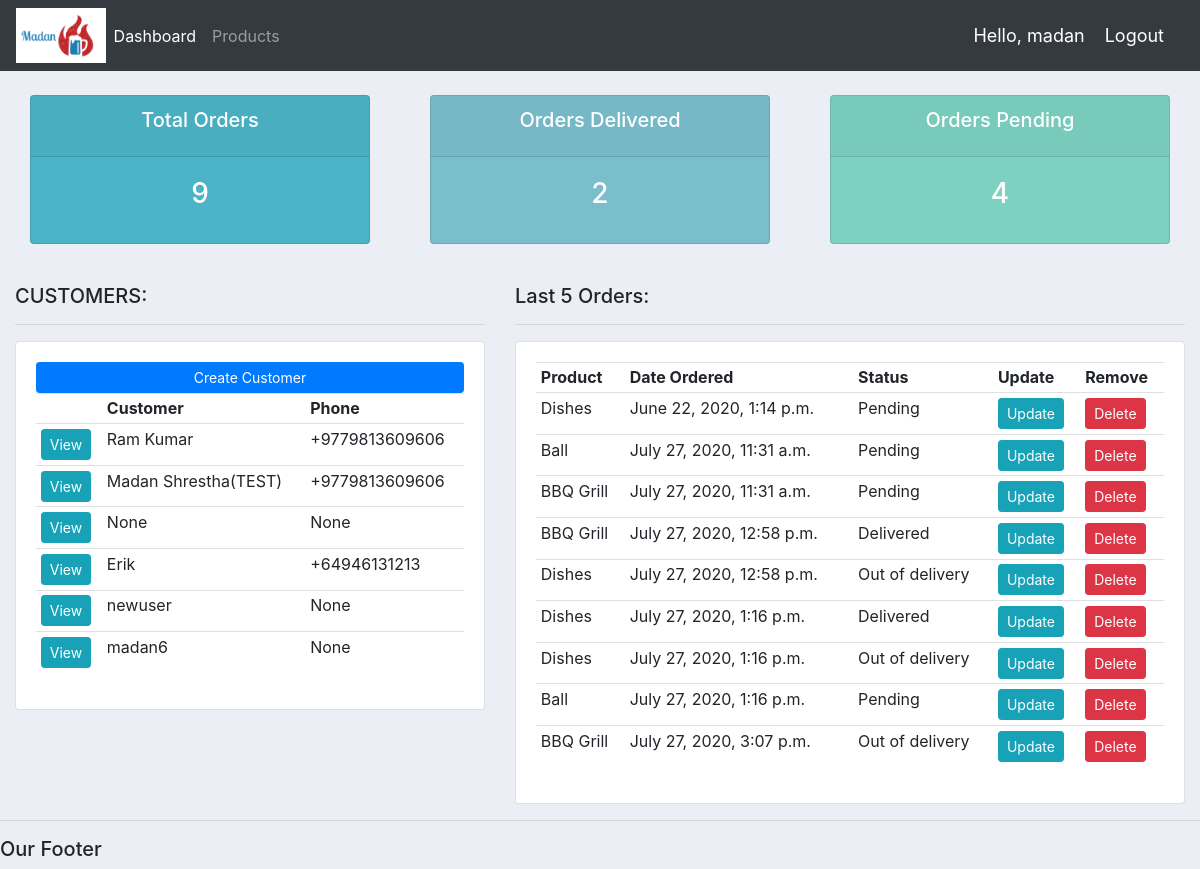
The app's page / (signed in) with its own data.
### accounts/models.py (models this page shows, shortened)
class Customer(models.Model):
    user = models.OneToOneField(User, null=True, blank=True, on_delete=models.CASCADE)
    name = models.CharField(max_length=200, null=True)
    phone = models.CharField(max_length=200, null=True)
    email = models.CharField(max_length=200, null=True)
    profile_pic = models.ImageField(default='profile2.png', null=True, blank=True)
    date_created = models.DateTimeField(auto_now_add=True, null=True)

class Order(models.Model):
    STATUS = (
        ('Pending', 'Pending'),
        ('Out of delivery', 'Out of delivery'),
        ('Delivered', 'Delivered'),
    )
    customer = models.ForeignKey(Customer, null=True, on_delete=models.SET_NULL)
    product = models.ForeignKey(Product, null=True, on_delete=models.SET_NULL)
    date_created = models.DateTimeField(auto_now_add=True, null=True)
    status = models.CharField(max_length=200, null=True, choices=STATUS)
    note = models.CharField(max_length=100, null=True)

class Product(models.Model):
    CATEGORY = (
        ('Indoor', 'Indoor'),
        ('Out Door', 'Out Door'),
    )
    name = models.CharField(max_length=200, null=True)
    price = models.FloatField(null=True)
    category = models.CharField(max_length=200, null=True, choices=CATEGORY)
    description = models.CharField(max_length=200, null=True, blank=True)
    date_created = models.DateTimeField(auto_now_add=True, null=True)
    tags = models.ManyToManyField(Tag)
    def __str__(self):
        return self.name

### accounts/decoraters.py (the view)
    def wrapper_function(request, *args, **kwargs):
        group = None
        if request.user.groups.exists():
            group = request.user.groups.all()[0].name
        if group == 'customer':
            return redirect('user-page')
        if group == 'admin':
            return view_func(request, *args, **kwargs)

### accounts/decoraters.py (called while the page is built)
def admin_only(view_func):
    def wrapper_function(request, *args, **kwargs):
        group = None
        if request.user.groups.exists():
            group = request.user.groups.all()[0].name
        if group == 'customer':
            return redirect('user-page')
        if group == 'admin':
            return view_func(request, *args, **kwargs)
    return wrapper_function

### accounts/views.py (called while the page is built)
@login_required(login_url='login')
@admin_only
def home(request):
    orders = Order.objects.all()
    customers = Customer.objects.all()
    total_customers = customers.count()
    total_orders = orders.count()
    delivered = orders.filter(status='Delivered').count()
    pending = orders.filter(status='Pending').count()
    context = {'orders': orders, 'customers': customers,
               'total_orders': total_orders, 'delivered': delivered,
               'pending': pending}
    return render(request, 'accounts/dashboard.html', context)

### accounts/templates/accounts/dashboard.html
{% extends 'accounts/main.html' %}
{% block content %}
{% include 'accounts/status.html' %}
<br>
<div class="container-fluid">
    <div class="row">
        <div class="col-md-5">
            <h5>CUSTOMERS:</h5>
            <hr>
            <div class="card card-body">
                <a href="" class="btn btn-primary btn-sm btn-block">
                    Create Customer
                </a>
                <table class="table table-sm">
                    <tr>
                        <th></th>
                        <th>Customer</th>
                        <th>Phone</th>
                    </tr>
                    {% for customer in customers %}
                    <tr>
                        <td><a class="btn btn-sm btn-info" href="{% url 'customer' customer.id %}">View</a></td>
                        <td>{{customer.name}}</td>
                        <td>{{customer.phone}}</td>
                    </tr>
                    {% endfor %}
                </table>
            </div>
        </div>
        <div class="col-md-7">
            <h5>Last 5 Orders:</h5>
            <hr>
            <div class="card card-body">
                <table class="table table-sm">
                    <tr>
                        <th>Product</th>
                        <th>Date Ordered</th>
                        <th>Status</th>
                        <th>Update</th>
                        <th>Remove</th>
                    </tr>
                    {% for order in orders %}
                    <tr>
                        <td>{{order.product}}</td>
                        <td>{{order.date_created}}</td>
                        <td>{{order.status}}</td>
                        <td><a href="{% url 'update_order' order.id %}" class="btn btn-sm btn-info">Update</a></td>
                        <td><a href="{% url 'delete_order' order.id %}" class="btn btn-sm btn-danger">Delete</a></td>
                    </tr>
                    {% endfor %}
                </table>
            </div>
        </div>
    </div>
</div>
{% endblock %}

### accounts/templates/accounts/navbar.html (shortened to what this page needs)
{% load static %}
<nav class="navbar navbar-expand-lg navbar-dark bg-dark">
    <img src="{% static '/images/logo.png' %}" height="55px">
    <div class="collapse navbar-collapse" id="navbarNav">
        <ul class="navbar-nav">
            {% if request.user.is_staff %}
            <li class="nav-item active">
                <a class="nav-link" href="{% url 'home' %}">Dashboard</a>
            </li>
            <li class="nav-item">
                <a class="nav-link" href="{% url 'products' %}">Products</a>
            </li>
            {% else %}
            <li class="nav-item">
                <a class="nav-link" href="{% url 'account' %}">Settings</a>
            </li>
            {% endif %}
        </ul>
    </div>
    <span class="hello-msg">Hello, {{request.user}}</span>
    <span><a class="hello-msg" href="{% url 'logout' %}">Logout</a></span>
</nav>

### static/css/main.css (style rules this page uses)
body { background-color:#ebeff5; }

### accounts/templates/accounts/navbar.html (style rules this page uses)
.hello-msg { font-size:18px; color:#fff; margin-right: 20px; }

### records on screen
Customer: name "Ram Kumar", phone "+9779813609606"
Customer: name "Madan Shrestha(TEST)", phone "+9779813609606"
Customer: name "None", phone "None"
Customer: name "Erik", phone "+64946131213"
Customer: name "newuser", phone "None"
Customer: name "madan6", phone "None"
Order: product "Dishes", date_created "June 22, 2020, 1:14 p.m.", status "Pending"
Order: product "Ball", date_created "July 27, 2020, 11:31 a.m.", status "Pending"
Order: product "BBQ Grill", date_created "July 27, 2020, 11:31 a.m.", status "Pending"
Order: product "BBQ Grill", date_created "July 27, 2020, 12:58 p.m.", status "Delivered"
Order: product "Dishes", date_created "July 27, 2020, 12:58 p.m.", status "Out of delivery"
Order: product "Dishes", date_created "July 27, 2020, 1:16 p.m.", status "Delivered"
Order: product "Dishes", date_created "July 27, 2020, 1:16 p.m.", status "Out of delivery"
Order: product "Ball", date_created "July 27, 2020, 1:16 p.m.", status "Pending"
Order: product "BBQ Grill", date_created "July 27, 2020, 3:07 p.m.", status "Out of delivery"

### other values on screen
{{ request.user }} "madan"
{{ total_orders }} "9"
{{ delivered }} "2"
{{ pending }} "4"
